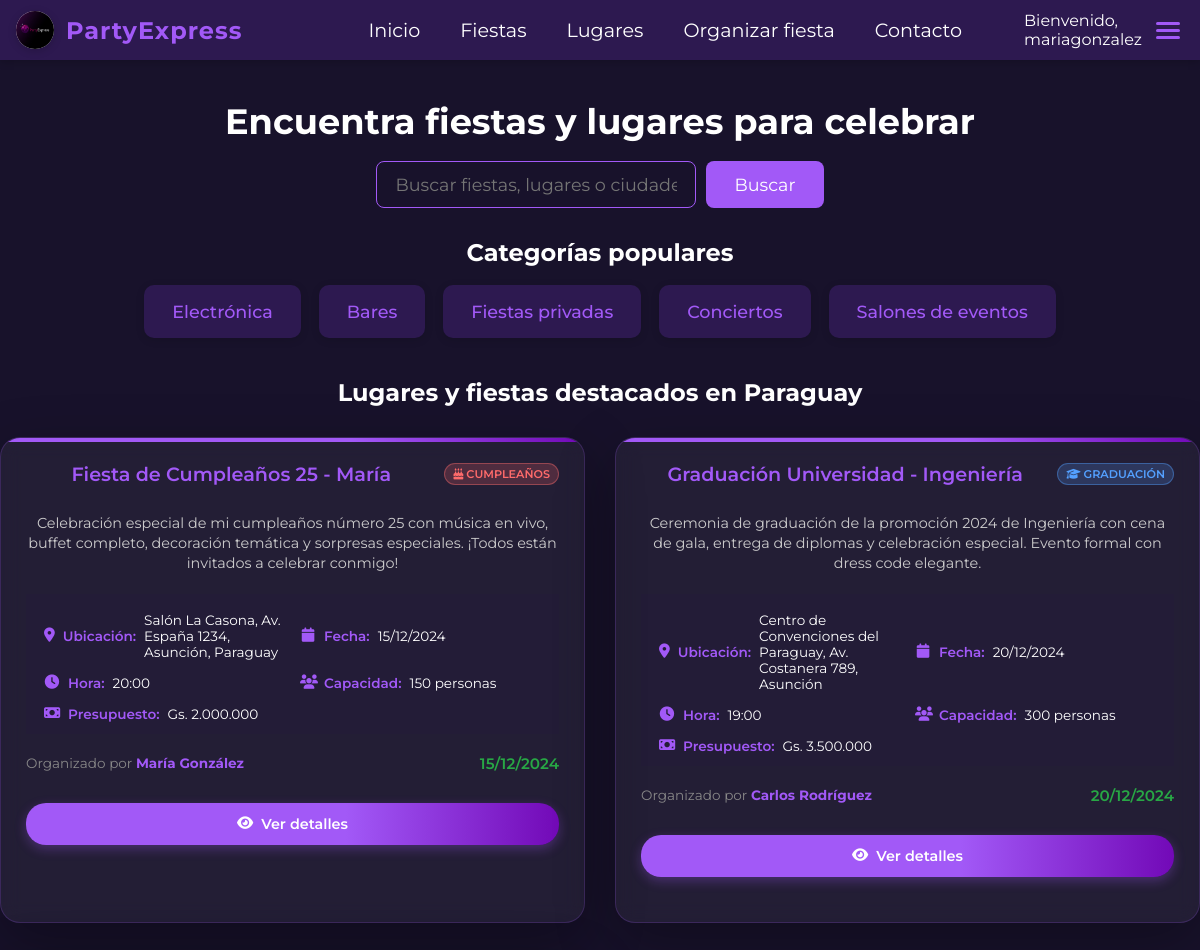
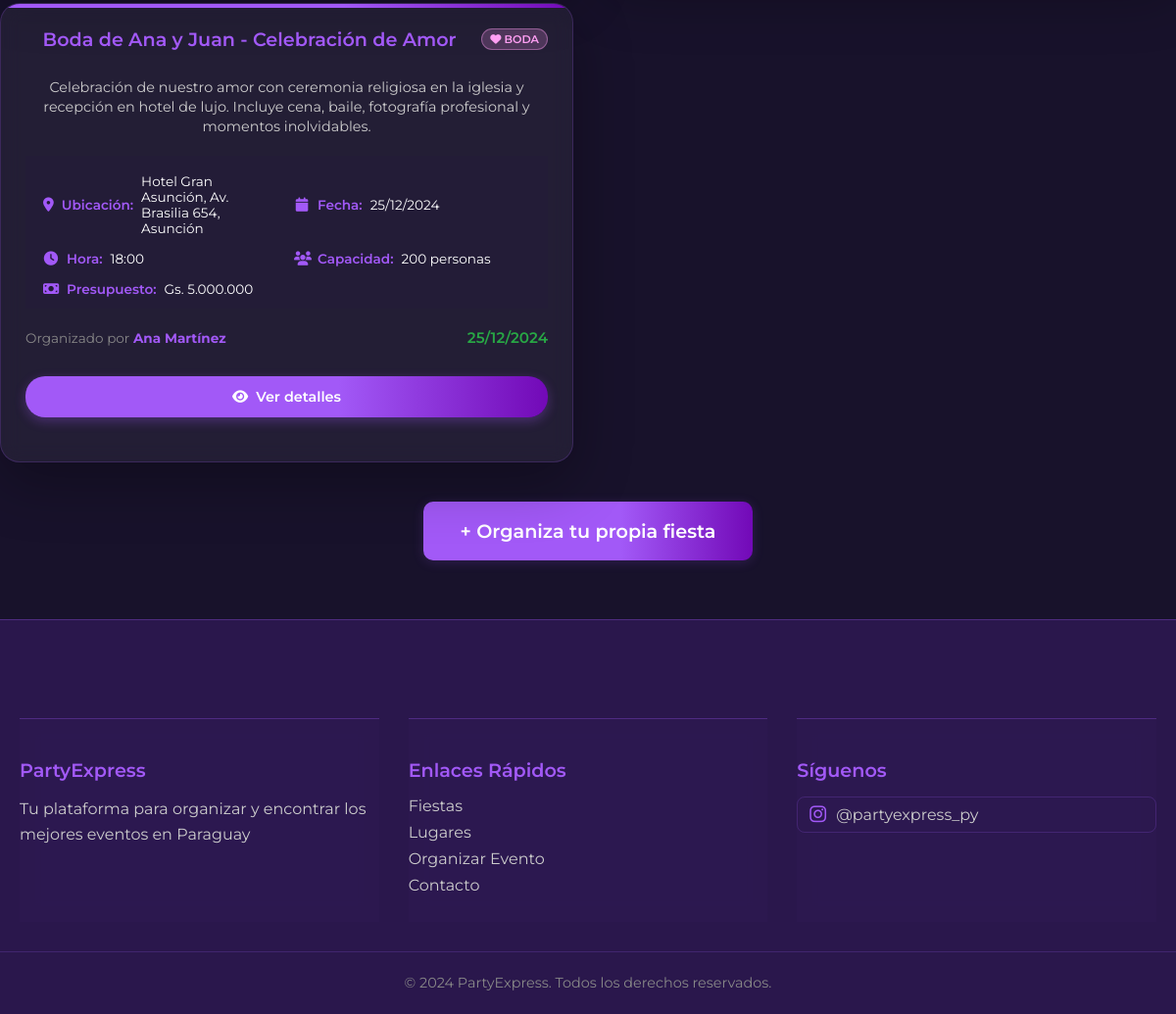
/ (signed in), run on the app's committed database (2 pictures, top to bottom).
### tables this page shows
CREATE TABLE IF NOT EXISTS solicitudes_eventos (
        id INT AUTO_INCREMENT PRIMARY KEY,
        usuario_id INT NOT NULL,
        titulo VARCHAR(200) NOT NULL,
        categoria_id INT NOT NULL,
        descripcion TEXT NOT NULL,
        ubicacion VARCHAR(255) NOT NULL,
        fecha_evento DATE NOT NULL,
        hora_evento TIME NOT NULL,
        capacidad INT,
        presupuesto DECIMAL(10,2),
        privacidad ENUM('Público', 'Privado', 'Solo invitados') DEFAULT 'Público',
        contacto VARCHAR(255),
        estado ENUM('Pendiente', 'En revisión', 'Aprobado', 'Rechazado', 'Cancelado') DEFAULT 'Pendiente',
        fecha_creacion TIMESTAMP DEFAULT CURRENT_TIMESTAMP,
        fecha_actualizacion TIMESTAMP DEFAULT CURRENT_TIMESTAMP ON UPDATE CURRENT_TIMESTAMP,
        
        FOREIGN KEY (usuario_id) REFERENCES usuarios(id) ON DELETE CASCADE,
        FOREIGN KEY (categoria_id) REFERENCES categorias_eventos(id) ON DELETE RESTRICT,
        
        INDEX idx_usuario (usuario_id),
        INDEX idx_categoria (categoria_id),
        INDEX idx_fecha_evento (fecha_evento),
        INDEX idx_estado (estado),
        INDEX idx_fecha_creacion (fecha_creacion)
    );

CREATE TABLE IF NOT EXISTS categorias_eventos (
        id INT AUTO_INCREMENT PRIMARY KEY,
        nombre VARCHAR(100) NOT NULL UNIQUE,
        descripcion TEXT,
        icono VARCHAR(50),
        color VARCHAR(7) DEFAULT '#a259f7',
        activa BOOLEAN DEFAULT TRUE,
        fecha_creacion TIMESTAMP DEFAULT CURRENT_TIMESTAMP
    );

CREATE TABLE IF NOT EXISTS usuarios (
    id INT AUTO_INCREMENT PRIMARY KEY,
    nombre VARCHAR(100) NOT NULL,
    usuario VARCHAR(50) NOT NULL UNIQUE,
    email VARCHAR(100) NOT NULL UNIQUE,
    contrasena VARCHAR(255) NOT NULL,
        fecha_registro TIMESTAMP DEFAULT CURRENT_TIMESTAMP,
        ultimo_acceso TIMESTAMP NULL,
        activo BOOLEAN DEFAULT TRUE,
        INDEX idx_usuario (usuario),
        INDEX idx_email (email)
    );

### index.php (the view, shortened to what this page needs)
<?php
$fiestas_destacadas = [];
try {
    $conn = obtenerConexion();
    $stmt = $conn->prepare('
        SELECT
            se.id,
            se.titulo,
            se.descripcion,
            se.ubicacion,
            se.fecha_evento,
            se.hora_evento,
            se.capacidad,
            se.presupuesto,
            ce.nombre as categoria_nombre,
            ce.icono as categoria_icono,
            ce.color as categoria_color,
            u.nombre as organizador_nombre
        FROM solicitudes_eventos se
        JOIN usuarios u ON se.usuario_id = u.id
        JOIN categorias_eventos ce ON se.categoria_id = ce.id
        WHERE se.estado = "Aprobado" AND se.privacidad = "Público"
        ORDER BY se.fecha_evento ASC
        LIMIT 3
    ');
    $stmt->execute();
    $result = $stmt->get_result();
    while ($row = $result->fetch_assoc()) {
        $fiestas_destacadas[] = $row;
    }
} catch (Exception $e) {
    $fiestas_destacadas = [
        [
            'id' => 1,
            'titulo' => 'Fiesta de Cumpleaños 25',
            'descripcion' => 'Celebración especial con música en vivo y buffet completo',
            'ubicacion' => 'Salón La Casona, Asunción',
            'fecha_evento' => '2024-12-15',
            'hora_evento' => '20:00:00',
            'capacidad' => 150,
            'presupuesto' => 2000000,
            'categoria_nombre' => 'Cumpleaños',
            'categoria_icono' => 'fa-birthday-cake',
            'categoria_color' => '#ff6b6b',
            'organizador_nombre' => 'María González'
        ],
        [
            'id' => 2,
            'titulo' => 'Graduación Universidad',
            'descripcion' => 'Ceremonia de graduación con cena de gala',
            'ubicacion' => 'Centro de Convenciones, Asunción',
            'fecha_evento' => '2024-12-20',
            'hora_evento' => '19:00:00',
            'capacidad' => 300,
            'presupuesto' => 3500000,
            'categoria_nombre' => 'Graduación',
            'categoria_icono' => 'fa-graduation-cap',
            'categoria_color' => '#54a0ff',
            'organizador_nombre' => 'Carlos Rodríguez'
        ],
        [
            'id' => 3,
            'titulo' => 'Boda de Ana y Juan',
            'descripcion' => 'Celebración de amor con ceremonia religiosa y recepción',
            'ubicacion' => 'Hotel Gran Asunción',
            'fecha_evento' => '2024-12-25',
            'hora_evento' => '18:00:00',
            'capacidad' => 200,
            'presupuesto' => 5000000,
            'categoria_nombre' => 'Boda',
            'categoria_icono' => 'fa-heart',
            'categoria_color' => '#ff9ff3',
            'organizador_nombre' => 'Ana Martínez'
        ]
    ];
}
function formatearFecha($fecha) {
    return date('d/m/Y', strtotime($fecha));
}
function formatearHora($hora) {
    return date('H:i', strtotime($hora));
}
function formatearPresupuesto($presupuesto) {
    return 'Gs. ' . number_format($presupuesto, 0, ',', '.');
}
?>
<!DOCTYPE html>
<html lang="es">
<head>
    <link rel="stylesheet" href="https://cdnjs.cloudflare.com/ajax/libs/font-awesome/6.4.2/css/all.min.css">
    <link rel="stylesheet" href="styles.css">
</head>
<body>
    <nav class="catalogo">
        <div class="logo-nombre">
            <img src="img/logo.jpg" alt="Logo PartyExpress" class="logo-img">
            <span class="logo-text">PartyExpress</span>
        </div>
        <ul>
            <li><a href="index.php">Inicio</a></li>
            <li><a href="fiestas.php">Fiestas</a></li>
            <li><a href="lugares.php">Lugares</a></li>
            <li><a href="organizar.php">Organizar fiesta</a></li>
            <li><a href="contacto.php">Contacto</a></li>
        </ul>
        <span class="usuario-menu-container">
            <?php if (isset($_SESSION['usuario'])): ?>
                <span style="color:#fff;">Bienvenido, <?php echo htmlspecialchars($_SESSION['usuario']); ?></span>
                <button class="menu-toggle" id="menuToggle" aria-label="Abrir menú">
                    <span class="bar"></span>
                    <span class="bar"></span>
                    <span class="bar"></span>
                </button>
            <?php else: ?>
                <a href="login.html" class="login-btn">Iniciar sesión</a>
            <?php endif; ?>
        </span>
    </nav>
    <section class="buscador-section">
        <h1>Encuentra fiestas y lugares para celebrar</h1>
        <form class="buscador-form" method="GET" action="buscar.php">
            <input type="text" name="q" placeholder="Buscar fiestas, lugares o ciudades..." required>
            <button type="submit">Buscar</button>
        </form>
    </section>
    <section class="categorias-section">
        <h2>Categorías populares</h2>
        <div class="categorias-lista">
            <div class="categoria-card">Electrónica</div>
            <div class="categoria-card">Bares</div>
            <div class="categoria-card">Fiestas privadas</div>
            <div class="categoria-card">Conciertos</div>
            <div class="categoria-card">Salones de eventos</div>
        </div>
    </section>
    <section class="fiestas-section">
        <h2>Lugares y fiestas destacados en Paraguay</h2>
        <div class="fiestas-lista">
            <?php if (empty($fiestas_destacadas)): ?>
                <div style="text-align: center; padding: 40px; color: #888;">
                    <i class="fa fa-calendar-times" style="font-size: 3rem; color: #a259f7; margin-bottom: 20px; opacity: 0.5;"></i>
                    <h3 style="color: #a259f7; margin-bottom: 10px;">No hay fiestas destacadas</h3>
                    <p>Las fiestas aparecerán aquí cuando sean aprobadas</p>
                </div>
            <?php else: ?>
                <?php foreach ($fiestas_destacadas as $fiesta): ?>
                    <a href="fiesta_detalle.php?id=<?php echo $fiesta['id']; ?>" class="fiesta-card">
                        <div class="fiesta-header">
                            <h3 class="fiesta-titulo"><?php echo htmlspecialchars($fiesta['titulo']); ?></h3>
                            <span class="categoria-badge" style="background: rgba(<?php echo hex2rgb($fiesta['categoria_color']); ?>, 0.2); color: <?php echo $fiesta['categoria_color']; ?>; border: 1px solid rgba(<?php echo hex2rgb($fiesta['categoria_color']); ?>, 0.4);">
                                <i class="fa <?php echo htmlspecialchars($fiesta['categoria_icono']); ?>"></i>
                                <?php echo htmlspecialchars($fiesta['categoria_nombre']); ?>
                            </span>
                        </div>
                        <p class="fiesta-descripcion"><?php echo htmlspecialchars($fiesta['descripcion']); ?></p>
                        <div class="fiesta-info">
                            <div class="info-item">
                                <i class="fa fa-map-marker-alt info-icon"></i>
                                <span class="info-label">Ubicación:</span>
                                <span class="info-value"><?php echo htmlspecialchars($fiesta['ubicacion']); ?></span>
                            </div>
                            <div class="info-item">
                                <i class="fa fa-calendar info-icon"></i>
                                <span class="info-label">Fecha:</span>
                                <span class="info-value"><?php echo formatearFecha($fiesta['fecha_evento']); ?></span>
                            </div>
                            <div class="info-item">
                                <i class="fa fa-clock info-icon"></i>
                                <span class="info-label">Hora:</span>
                                <span class="info-value"><?php echo formatearHora($fiesta['hora_evento']); ?></span>
                            </div>
                            <?php if ($fiesta['capacidad']): ?>
                            <div class="info-item">
                                <i class="fa fa-users info-icon"></i>
                                <span class="info-label">Capacidad:</span>
                                <span class="info-value"><?php echo $fiesta['capacidad']; ?> personas</span>
                            </div>
                            <?php endif; ?>
                            <?php if ($fiesta['presupuesto']): ?>
                            <div class="info-item">
                                <i class="fa fa-money-bill info-icon"></i>
                                <span class="info-label">Presupuesto:</span>
                                <span class="info-value"><?php echo formatearPresupuesto($fiesta['presupuesto']); ?></span>
                            </div>
                            <?php endif; ?>
                        </div>
                        <div class="fiesta-footer">
                            <div class="organizador">
                                Organizado por <strong><?php echo htmlspecialchars($fiesta['organizador_nombre']); ?></strong>
                            </div>
                            <div class="fecha-evento">
                                <?php echo formatearFecha($fiesta['fecha_evento']); ?>
                            </div>
                            <div class="ver-mas-btn">
                                <i class="fa fa-eye"></i>
                                Ver detalles
                            </div>
                        </div>
                    </a>
                <?php endforeach; ?>
            <?php endif; ?>
        </div>
    </section>
    <section class="organiza-section">
        <?php if (isset($_SESSION['usuario_id'])): ?>
            <a href="organizar.php" class="organiza-btn">+ Organiza tu propia fiesta</a>
        <?php else: ?>
            <a href="login.html?redirect=<?php echo urlencode('organizar.php'); ?>" class="organiza-btn">+ Organiza tu propia fiesta</a>
        <?php endif; ?>
    </section>
    <footer class="footer-section">
        <div class="footer-content">
            <div class="footer-section">
                <h3>PartyExpress</h3>
                <p>Tu plataforma para organizar y encontrar los mejores eventos en Paraguay</p>
            </div>
            <div class="footer-section">
                <h3>Enlaces Rápidos</h3>
                <ul>
                    <li><a href="fiestas.php">Fiestas</a></li>
                    <li><a href="lugares.php">Lugares</a></li>
                    <li><a href="organizar.php">Organizar Evento</a></li>
                    <li><a href="contacto.php">Contacto</a></li>
                </ul>
            </div>
            <div class="footer-section">
                <h3>Síguenos</h3>
                <div class="redes-sociales">
                    <a href="https://www.instagram.com/partyexpress_py?utm_source=ig_web_button_share_sheet&igsh=MXF6dWcydmt0dTFuNA==" target="_blank" class="red-social">
                        <i class="fab fa-instagram"></i>
                        <span>@partyexpress_py</span>
                    </a>
                </div>
            </div>
        </div>
        <div class="footer-bottom">
            <p>&copy; 2024 PartyExpress. Todos los derechos reservados.</p>
        </div>
    </footer>
</body>
</html>
<?php
function hex2rgb($hex) {
    $hex = str_replace('#', '', $hex);
    if (strlen($hex) == 3) {
        $r = hexdec(substr($hex,0,1).substr($hex,0,1));
        $g = hexdec(substr($hex,1,1).substr($hex,1,1));
        $b = hexdec(substr($hex,2,1).substr($hex,2,1));
    } else {
        $r = hexdec(substr($hex,0,2));
        $g = hexdec(substr($hex,2,2));
        $b = hexdec(substr($hex,4,2));
    }
    return "$r, $g, $b";
}
?>

### data on the page
solicitudes_eventos: titulo "Fiesta de Cumpleaños 25 - María", categoria.nombre "CUMPLEAÑOS", descripcion "Celebración especial de mi cumpleaños número 25 con música en vivo, buffet completo, decoración temática y sorpresas especiales. ¡Todos están invitados a celebrar conmigo!", ubicacion "Salón La Casona, Av. España 1234, Asunción, Paraguay", fecha_evento "15/12/2024", hora_evento "20:00", capacidad "150", presupuesto "Gs. 2.000.000", usuario.nombre "María González"
solicitudes_eventos: titulo "Graduación Universidad - Ingeniería", categoria.nombre "GRADUACIÓN", descripcion "Ceremonia de graduación de la promoción 2024 de Ingeniería con cena de gala, entrega de diplomas y celebración especial. Evento formal con dress code elegante.", ubicacion "Centro de Convenciones del Paraguay, Av. Costanera 789, Asunción", fecha_evento "20/12/2024", hora_evento "19:00", capacidad "300", presupuesto "Gs. 3.500.000", usuario.nombre "Carlos Rodríguez"
solicitudes_eventos: titulo "Boda de Ana y Juan - Celebración de Amor", categoria.nombre "BODA", descripcion "Celebración de nuestro amor con ceremonia religiosa en la iglesia y recepción en hotel de lujo. Incluye cena, baile, fotografía profesional y momentos inolvidables.", ubicacion "Hotel Gran Asunción, Av. Brasilia 654, Asunción", fecha_evento "25/12/2024", hora_evento "18:00", capacidad "200", presupuesto "Gs. 5.000.000", usuario.nombre "Ana Martínez"

### other printed values
$_SESSION['usuario'] "mariagonzalez"
